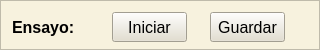
     <widget class="QFrame" name="bloque_ensayo">
      <property name="minimumSize">
       <size>
        <width>320</width>
        <height>50</height>
       </size>
      </property>
      <property name="maximumSize">
       <size>
        <width>320</width>
        <height>50</height>
       </size>
      </property>
      <property name="font">
       <font>
        <family>Segoe UI</family>
        <pointsize>12</pointsize>
       </font>
      </property>
      <property name="styleSheet">
       <string notr="true">background-color: rgb(247, 242, 222);</string>
      </property>
      <property name="frameShape">
       <enum>QFrame::Shape::StyledPanel</enum>
      </property>
      <property name="frameShadow">
       <enum>QFrame::Shadow::Raised</enum>
      </property>
      <layout class="QGridLayout" name="gridLayout_3">
       <property name="spacing">
        <number>0</number>
       </property>
       <item row="0" column="1">
        <widget class="QPushButton" name="btn_esperarOnda">
         <property name="minimumSize">
          <size>
           <width>75</width>
           <height>30</height>
          </size>
         </property>
         <property name="maximumSize">
          <size>
           <width>75</width>
           <height>30</height>
          </size>
         </property>
         <property name="font">
          <font>
           <pointsize>12</pointsize>
          </font>
         </property>
         <property name="styleSheet">
          <string notr="true">background-color: rgba(227, 222, 204, 254);</string>
         </property>
         <property name="text">
          <string>Iniciar</string>
         </property>
        </widget>
       </item>
       <item row="0" column="0">
        <widget class="QLabel" name="resultados_del_ensayo_2">
         <property name="minimumSize">
          <size>
           <width>100</width>
           <height>30</height>
          </size>
         </property>
         <property name="maximumSize">
          <size>
           <width>100</width>
           <height>30</height>
          </size>
         </property>
         <property name="font">
          <font>
           <family>Segoe UI</family>
           <pointsize>12</pointsize>
           <bold>true</bold>
          </font>
         </property>
         <property name="text">
          <string>Ensayo:</string>
         </property>
        </widget>
       </item>
       <item row="0" column="3">
        <widget class="QPushButton" name="btn_capturarOnda">
         <property name="minimumSize">
          <size>
           <width>75</width>
           <height>30</height>
          </size>
         </property>
         <property name="maximumSize">
          <size>
           <width>75</width>
           <height>30</height>
          </size>
         </property>
         <property name="font">
          <font>
           <pointsize>12</pointsize>
          </font>
         </property>
         <property name="styleSheet">
          <string notr="true">background-color: rgba(227, 222, 204, 254);</string>
         </property>
         <property name="text">
          <string>Guardar</string>
         </property>
        </widget>
       </item>
       <item row="0" column="4">
        <spacer name="horizontalSpacer_3">
         <property name="orientation">
          <enum>Qt::Orientation::Horizontal</enum>
         </property>
         <property name="sizeHint" stdset="0">
          <size>
           <width>40</width>
           <height>20</height>
          </size>
         </property>
        </spacer>
       </item>
       <item row="0" column="2">
        <spacer name="horizontalSpacer_5">
         <property name="orientation">
          <enum>Qt::Orientation::Horizontal</enum>
         </property>
         <property name="sizeHint" stdset="0">
          <size>
           <width>40</width>
           <height>20</height>
          </size>
         </property>
        </spacer>
       </item>
      </layout>
     </widget>
